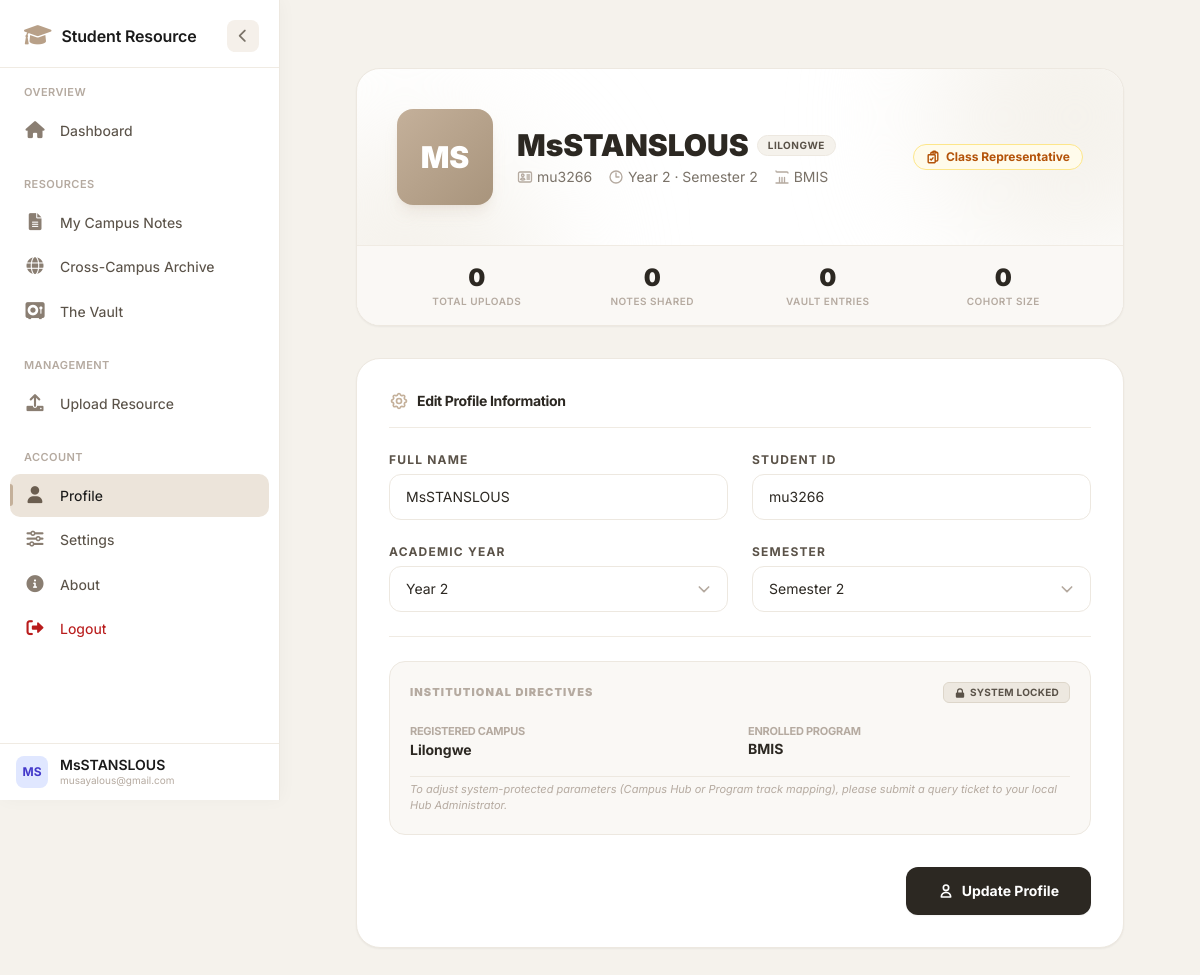
/profile (signed in), run on an earlier commit of the app's database.
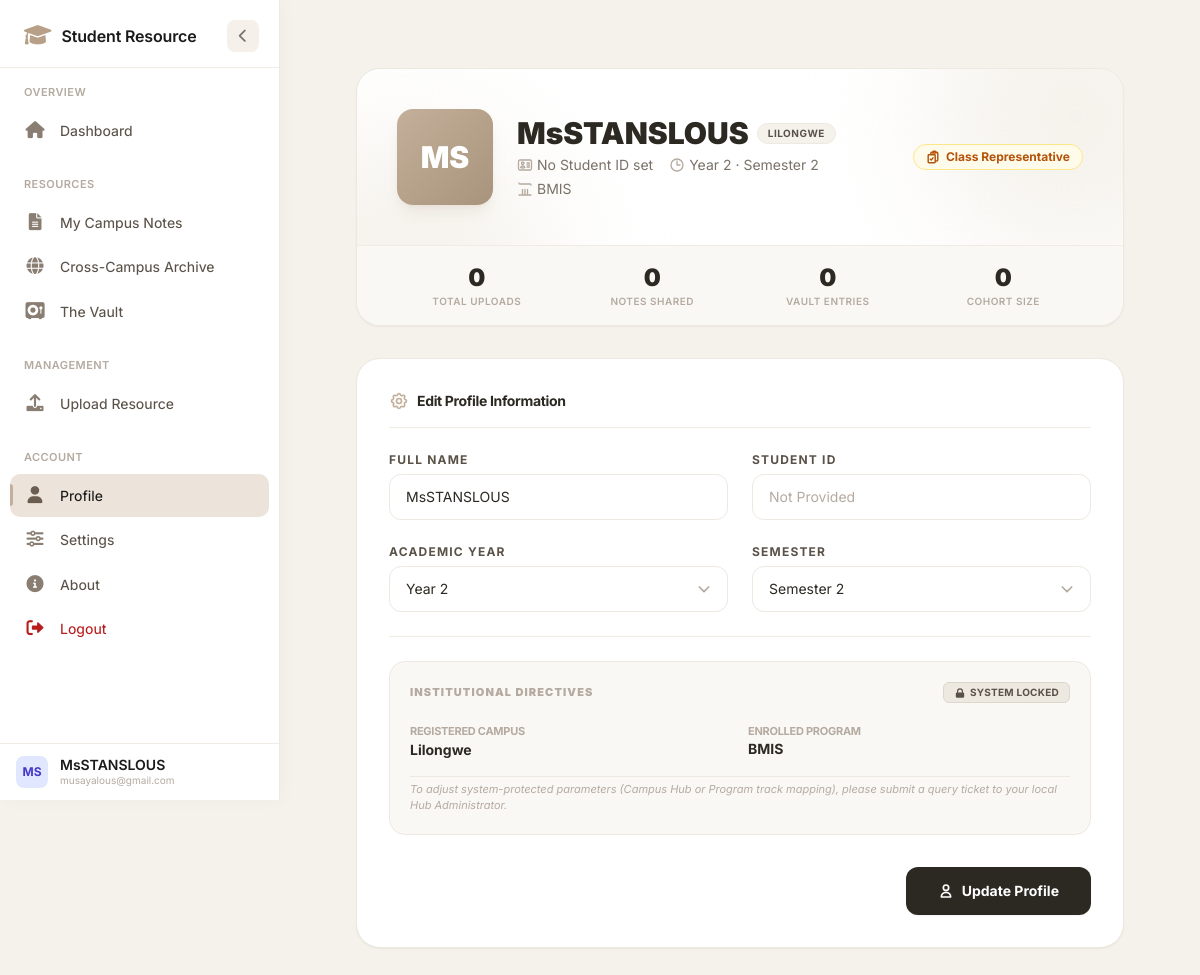
And on a later commit of the database.
### app/models.py (models this page shows)
class User(db.Model, UserMixin):
    id = db.Column(db.Integer, primary_key=True)
    full_name = db.Column(db.String(100), nullable=False)
    email = db.Column(db.String(120), unique=True, nullable=False)
    password_hash = db.Column(db.String(128), nullable=False)
    campus = db.Column(db.String(50), nullable=False)
    student_id = db.Column(db.String(20), nullable=True)
    phone_number = db.Column(db.String(15), nullable=True)
    year = db.Column(db.Integer, default=1)
    semester = db.Column(db.Integer, default=1)
    program_id = db.Column(db.Integer, db.ForeignKey('program.id'), nullable=False)
    is_approved = db.Column(db.Boolean, default=False)
    is_class_rep = db.Column(db.Boolean, default=False)
    is_admin = db.Column(db.Boolean, default=False)
    created_at = db.Column(db.DateTime, default=datetime.utcnow)
    theme_preference = db.Column(db.String(20), default='light')  # 'light' or 'dark'
    language_preference = db.Column(db.String(10), default='en')  # 'en' for now
    is_active = db.Column(db.Boolean, default=True)  # soft delete flag

### app/core/routes.py (the view, shortened to what this page needs)
@core.route('/profile', methods=['GET', 'POST'])
@login_required
def profile():
    programs = Program.query.all()
    pending_request = TransferRequest.query.filter_by(user_id=current_user.id, status='pending').first()
    return render_template('core/student/profile.html', user=current_user, programs=programs,
                           pending_request=pending_request)

### app/__init__.py (called while the page is built)
@login_manager.user_loader
def load_user(user_id):
    return User.query.get(int(user_id))

### app/templates/core/student/profile.html (shortened to what the changed rows need)
{% extends 'base.html' %}
{% block content %}
<div class="space-y-8 max-w-5xl mx-auto px-4 sm:px-6 lg:px-8 relative">
    <div class="relative bg-white rounded-3xl shadow-sm border border-[#ede8e0] overflow-hidden">
        <div class="relative z-10 p-8 sm:p-10 flex flex-col sm:flex-row items-start sm:items-center gap-6">
            <div class="flex-shrink-0">
                <div class="h-24 w-24 rounded-2xl bg-gradient-to-br from-[#c4b09a] to-[#a8947c] flex items-center justify-center text-3xl font-black text-white shadow-lg shadow-[#c4b09a]/20">
                    {{ user.full_name[:2].upper() }}
                </div>
            </div>
            <div class="flex-1 min-w-0">
                <div class="flex flex-wrap items-center gap-2">
                    <h1 class="text-2xl sm:text-3xl font-black text-[#2c2822] truncate">{{ user.full_name }}</h1>
                    <span class="inline-flex items-center px-2.5 py-0.5 rounded-full text-[10px] font-bold bg-[#f5f2ec] text-[#5a5248] border border-[#ede8e0] uppercase tracking-wider">
                        {{ user.campus }}
                    </span>
                </div>
                <div class="mt-1 flex flex-wrap items-center gap-x-4 gap-y-1 text-sm text-[#7a7268]">
                    <span class="flex items-center gap-1">
                        {{ user.student_id or 'No Student ID set' }}
                    </span>
                    <span class="flex items-center gap-1">
                        <svg class="w-4 h-4 text-[#b5aaa0]" fill="none" stroke="currentColor" stroke-width="2" viewBox="0 0 24 24"><path stroke-linecap="round" stroke-linejoin="round" d="M12 6v6h4.5m4.5 0a9 9 0 11-18 0 9 9 0 0118 0z"/></svg>
                        Year {{ user.year }} · Semester {{ user.semester }}
                    </span>
                    <span class="flex items-center gap-1">
                        <svg class="w-4 h-4 text-[#b5aaa0]" fill="none" stroke="currentColor" stroke-width="2" viewBox="0 0 24 24"><path stroke-linecap="round" stroke-linejoin="round" d="M12 21v-8.25M15.75 21v-8.25M8.25 21v-8.25M3 21h18M4.5 4.5h15M4.5 4.5a1.5 1.5 0 01-1.5-1.5m16.5 1.5a1.5 1.5 0 011.5 1.5"/></svg>
                        {{ user.program.name }}
                    </span>
                </div>
            </div>
        </div>
    </div>
    <form id="profile-config-form" action="{{ url_for('core.profile') }}" method="POST" class="bg-white border border-[#ede8e0] rounded-3xl p-8 shadow-sm space-y-6">
        <div class="flex items-center gap-2 border-b border-[#f0ebe3] pb-4">
            <h2 class="text-sm font-bold text-[#2c2822] tracking-tight">Edit Profile Information</h2>
        </div>
        <div class="grid grid-cols-1 md:grid-cols-2 gap-6">
            <div>
                <label class="block text-xs font-bold uppercase text-[#5a5248] tracking-widest mb-1.5">Full Name</label>
                <input type="text" name="fullname" value="{{ user.full_name }}" required
                       class="block w-full px-4 py-3 bg-white border border-[#ede8e0] rounded-xl text-sm text-[#2c2822] focus:outline-none focus:ring-2 focus:ring-[#c4b09a]/20 focus:border-[#c4b09a] transition-all placeholder:text-[#b5aaa0]">
            </div>
            <div>
                <label class="block text-xs font-bold uppercase text-[#5a5248] tracking-widest mb-1.5">Student ID</label>
                <input type="text" name="student_id" value="{{ user.student_id or '' }}" placeholder="Not Provided"
                       class="block w-full px-4 py-3 bg-white border border-[#ede8e0] rounded-xl text-sm text-[#2c2822] focus:outline-none focus:ring-2 focus:ring-[#c4b09a]/20 focus:border-[#c4b09a] transition-all placeholder:text-[#b5aaa0]">
            </div>
        </div>
        <div class="grid grid-cols-1 md:grid-cols-2 gap-6">
            <div>
                <div class="relative">
                    <select name="year" class="block w-full px-4 py-3 bg-white border border-[#ede8e0] rounded-xl text-sm text-[#2c2822] focus:outline-none focus:ring-2 focus:ring-[#c4b09a]/20 focus:border-[#c4b09a] transition-all appearance-none cursor-pointer">
                        <option value="2" {% if user.year == 2 %}selected{% endif %}>Year 2</option>
                    </select>
                    <div class="pointer-events-none absolute inset-y-0 right-4 flex items-center text-[#b5aaa0]">
                    </div>
                </div>
            </div>
            <div>
                <div class="relative">
                    <select name="semester" class="block w-full px-4 py-3 bg-white border border-[#ede8e0] rounded-xl text-sm text-[#2c2822] focus:outline-none focus:ring-2 focus:ring-[#c4b09a]/20 focus:border-[#c4b09a] transition-all appearance-none cursor-pointer">
                        <option value="2" {% if user.semester == 2 %}selected{% endif %}>Semester 2</option>
                    </select>
                    <div class="pointer-events-none absolute inset-y-0 right-4 flex items-center text-[#b5aaa0]">
                    </div>
                </div>
            </div>
        </div>
        <div class="bg-[#faf8f5] border border-[#ede8e0] rounded-2xl p-5 space-y-4 relative overflow-hidden">
            <div class="grid grid-cols-1 sm:grid-cols-2 gap-4 relative z-10 pt-1">
                <div>
                    <p class="text-[11px] font-bold text-[#b5aaa0] uppercase tracking-tight">Registered Campus</p>
                    <p class="text-sm font-bold text-[#2c2822]">{{ user.campus }}</p>
                </div>
            </div>
        </div>
    </form>
</div>
{% endblock %}

### app/templates/base.html (shortened to what the changed rows need)
<!DOCTYPE html>
<html lang="en">
<head>
    <link rel="stylesheet" href="https://cdnjs.cloudflare.com/ajax/libs/font-awesome/6.0.0-beta3/css/all.min.css" />
    <script src="https://cdn.tailwindcss.com"></script>
</head>
<body class="{% if current_user.is_authenticated and current_user.theme_preference == 'dark' %}dark-theme{% endif %}">
    <aside class="sidebar" id="sidebar" data-turbo-permanent role="navigation" aria-label="Main navigation">
        <div class="sidebar-footer" style="border-top:1px solid #f0ebe3; padding:12px 16px; flex-shrink:0;">
            <div class="flex items-center space-x-3">
                <div class="h-8 w-8 rounded-lg bg-indigo-100 text-indigo-700 font-bold text-xs flex items-center justify-center flex-shrink-0">
                    {% if current_user.is_authenticated %}{{ current_user.full_name[:2].upper() }}{% else %}GS{% endif %}
                </div>
                <div class="flex flex-col min-w-0">
                    <span class="text-sm font-semibold text-[#1a1a1a] truncate leading-tight">
                        {% if current_user.is_authenticated %}{{ current_user.full_name }}{% else %}Guest{% endif %}
                    </span>
                    <span class="text-[10px] text-[#b5aaa0] truncate">{{ current_user.email if current_user.is_authenticated else 'Not logged in' }}</span>
                </div>
            </div>
        </div>
    </aside>
    <main class="main-content" id="mainContent">
        <div class="max-w-7xl mx-auto pb-12">
            {% block content %}{% endblock %}
        </div>
    </main>
</body>
</html>

What changed in the data, as far as the page shows it:
changed User "MS": student "mu3266" → (not shown); student_id "mu3266" → (not shown)
Also different on the page:
{{ user.student_id or 'No Student ID set' }}: (not shown) → "No Student ID set"
